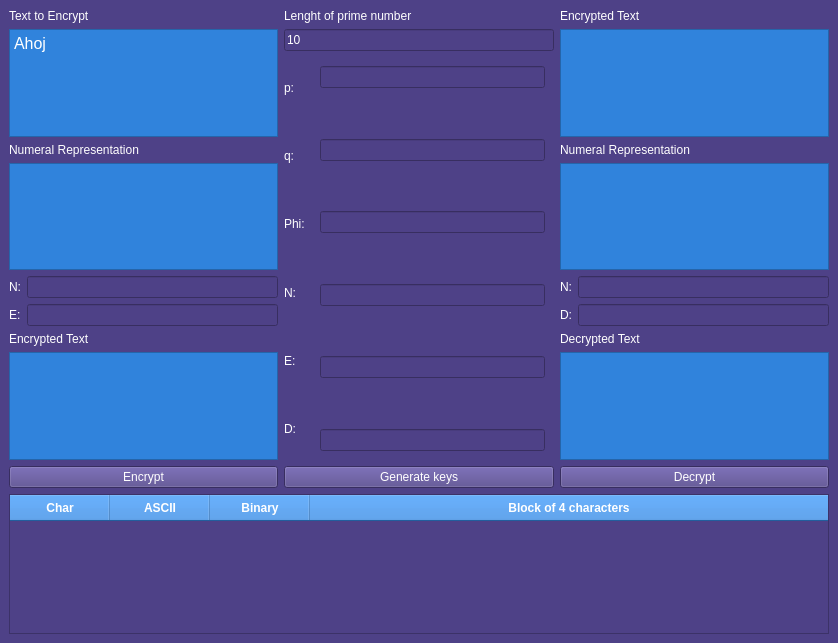
<?xml version="1.0" encoding="UTF-8"?>
<ui version="4.0">
 <class>MainWindow</class>
 <widget class="QMainWindow" name="MainWindow">
  <property name="geometry">
   <rect>
    <x>0</x>
    <y>0</y>
    <width>838</width>
    <height>643</height>
   </rect>
  </property>
  <property name="windowTitle">
   <string>MainWindow</string>
  </property>
  <property name="styleSheet">
   <string notr="true">background-color: rgb(78, 65, 135);
font:87 12pt &quot;Arial Black&quot;;
color: rgb(255, 255, 255);</string>
  </property>
  <widget class="QWidget" name="centralwidget">
   <layout class="QGridLayout" name="gridLayout_2">
    <item row="0" column="0">
     <layout class="QVBoxLayout" name="verticalLayout_2">
      <item>
       <layout class="QHBoxLayout" name="horizontalLayout_5">
        <item>
         <layout class="QVBoxLayout" name="verticalLayout_6">
          <item>
           <widget class="QLabel" name="labelText">
            <property name="maximumSize">
             <size>
              <width>16777215</width>
              <height>28</height>
             </size>
            </property>
            <property name="text">
             <string>Text to Encrypt</string>
            </property>
           </widget>
          </item>
          <item>
           <widget class="QTextEdit" name="textEditTextToEncrypt">
            <property name="maximumSize">
             <size>
              <width>16777215</width>
              <height>125</height>
             </size>
            </property>
            <property name="styleSheet">
             <string notr="true">background-color: rgb(48, 131, 220);
</string>
            </property>
            <property name="html">
             <string>&lt;!DOCTYPE HTML PUBLIC &quot;-//W3C//DTD HTML 4.0//EN&quot; &quot;http://www.w3.org/TR/REC-html40/strict.dtd&quot;&gt;
&lt;html&gt;&lt;head&gt;&lt;meta name=&quot;qrichtext&quot; content=&quot;1&quot; /&gt;&lt;style type=&quot;text/css&quot;&gt;
p, li { white-space: pre-wrap; }
&lt;/style&gt;&lt;/head&gt;&lt;body style=&quot; font-family:'Arial Black'; font-size:12pt; font-weight:80; font-style:normal;&quot;&gt;
&lt;p style=&quot; margin-top:0px; margin-bottom:0px; margin-left:0px; margin-right:0px; -qt-block-indent:0; text-indent:0px;&quot;&gt;Ahoj&lt;/p&gt;
&lt;p style=&quot;-qt-paragraph-type:empty; margin-top:0px; margin-bottom:0px; margin-left:0px; margin-right:0px; -qt-block-indent:0; text-indent:0px;&quot;&gt;&lt;br /&gt;&lt;/p&gt;&lt;/body&gt;&lt;/html&gt;</string>
            </property>
           </widget>
          </item>
          <item>
           <widget class="QLabel" name="labelText_6">
            <property name="text">
             <string>Numeral Representation</string>
            </property>
           </widget>
          </item>
          <item>
           <widget class="QTextEdit" name="textEditNumeralRepresentation">
            <property name="maximumSize">
             <size>
              <width>16777215</width>
              <height>125</height>
             </size>
            </property>
            <property name="styleSheet">
             <string notr="true">background-color: rgb(48, 131, 220);
</string>
            </property>
           </widget>
          </item>
          <item>
           <layout class="QHBoxLayout" name="horizontalLayout_2">
            <item>
             <layout class="QVBoxLayout" name="verticalLayout_5">
              <item>
               <widget class="QLabel" name="labelN_3">
                <property name="text">
                 <string>N:</string>
                </property>
               </widget>
              </item>
              <item>
               <widget class="QLabel" name="labelE_3">
                <property name="text">
                 <string>E:</string>
                </property>
               </widget>
              </item>
             </layout>
            </item>
            <item>
             <layout class="QVBoxLayout" name="verticalLayout_4">
              <item>
               <widget class="QLineEdit" name="lineEditNEncrypt"/>
              </item>
              <item>
               <widget class="QLineEdit" name="lineEditEEncrypt"/>
              </item>
             </layout>
            </item>
           </layout>
          </item>
          <item>
           <widget class="QLabel" name="labelText_3">
            <property name="text">
             <string>Encrypted Text</string>
            </property>
           </widget>
          </item>
          <item>
           <widget class="QTextEdit" name="textEditEncrypted">
            <property name="maximumSize">
             <size>
              <width>16777215</width>
              <height>125</height>
             </size>
            </property>
            <property name="styleSheet">
             <string notr="true">background-color: rgb(48, 131, 220);
</string>
            </property>
           </widget>
          </item>
          <item>
           <widget class="QPushButton" name="pushButtonEncrypt">
            <property name="styleSheet">
             <string notr="true">QPushButton{
background-color: rgb(78, 65, 135);
font:87 12pt &quot;Arial Black&quot;;
color: rgb(255, 255, 255);
}

QPushButton:hover{
background-color: rgb(48, 131, 220);
}

QPushButton:pressed{
background-color: rgb(48, 181, 220);
}
</string>
            </property>
            <property name="text">
             <string>Encrypt</string>
            </property>
           </widget>
          </item>
         </layout>
        </item>
        <item>
         <layout class="QVBoxLayout" name="verticalLayout">
          <item>
           <layout class="QVBoxLayout" name="verticalLayout_3">
            <item>
             <widget class="QLabel" name="labelLenghtOfPrimeNumber">
              <property name="text">
               <string>Lenght of prime number</string>
              </property>
             </widget>
            </item>
            <item>
             <widget class="QLineEdit" name="lineEditLenghtOfPrimeNumber">
              <property name="text">
               <string>10</string>
              </property>
              <property name="maxLength">
               <number>10</number>
              </property>
             </widget>
            </item>
           </layout>
          </item>
          <item>
           <layout class="QHBoxLayout" name="horizontalLayout">
            <item>
             <layout class="QVBoxLayout" name="Jednotky">
              <item>
               <widget class="QLabel" name="labelP">
                <property name="text">
                 <string>p:</string>
                </property>
               </widget>
              </item>
              <item>
               <widget class="QLabel" name="labelQ">
                <property name="text">
                 <string>q:</string>
                </property>
               </widget>
              </item>
              <item>
               <widget class="QLabel" name="labelPhi">
                <property name="text">
                 <string>Phi:</string>
                </property>
               </widget>
              </item>
              <item>
               <widget class="QLabel" name="labelN">
                <property name="text">
                 <string>N:</string>
                </property>
               </widget>
              </item>
              <item>
               <widget class="QLabel" name="labelE">
                <property name="text">
                 <string>E:</string>
                </property>
               </widget>
              </item>
              <item>
               <widget class="QLabel" name="labelD">
                <property name="text">
                 <string>D:</string>
                </property>
               </widget>
              </item>
             </layout>
            </item>
            <item>
             <widget class="QWidget" name="JednotkyLine" native="true">
              <property name="styleSheet">
               <string notr="true">font:87 8pt &quot;Arial Black&quot;;
</string>
              </property>
              <layout class="QGridLayout" name="gridLayout">
               <item row="1" column="0">
                <spacer name="verticalSpacer_4">
                 <property name="orientation">
                  <enum>Qt::Vertical</enum>
                 </property>
                 <property name="sizeHint" stdset="0">
                  <size>
                   <width>20</width>
                   <height>40</height>
                  </size>
                 </property>
                </spacer>
               </item>
               <item row="6" column="0">
                <widget class="QLineEdit" name="lineEditN"/>
               </item>
               <item row="0" column="0">
                <widget class="QLineEdit" name="lineEditP">
                 <property name="minimumSize">
                  <size>
                   <width>0</width>
                   <height>0</height>
                  </size>
                 </property>
                </widget>
               </item>
               <item row="2" column="0">
                <widget class="QLineEdit" name="lineEditQ"/>
               </item>
               <item row="4" column="0">
                <widget class="QLineEdit" name="lineEditPhi"/>
               </item>
               <item row="8" column="0">
                <widget class="QLineEdit" name="lineEditE"/>
               </item>
               <item row="10" column="0">
                <widget class="QLineEdit" name="lineEditD"/>
               </item>
               <item row="3" column="0">
                <spacer name="verticalSpacer_3">
                 <property name="orientation">
                  <enum>Qt::Vertical</enum>
                 </property>
                 <property name="sizeHint" stdset="0">
                  <size>
                   <width>20</width>
                   <height>40</height>
                  </size>
                 </property>
                </spacer>
               </item>
               <item row="9" column="0">
                <spacer name="verticalSpacer">
                 <property name="orientation">
                  <enum>Qt::Vertical</enum>
                 </property>
                 <property name="sizeHint" stdset="0">
                  <size>
                   <width>20</width>
                   <height>40</height>
                  </size>
                 </property>
                </spacer>
               </item>
               <item row="7" column="0">
                <spacer name="verticalSpacer_2">
                 <property name="orientation">
                  <enum>Qt::Vertical</enum>
                 </property>
                 <property name="sizeHint" stdset="0">
                  <size>
                   <width>20</width>
                   <height>40</height>
                  </size>
                 </property>
                </spacer>
               </item>
               <item row="5" column="0">
                <spacer name="verticalSpacer_5">
                 <property name="orientation">
                  <enum>Qt::Vertical</enum>
                 </property>
                 <property name="sizeHint" stdset="0">
                  <size>
                   <width>20</width>
                   <height>40</height>
                  </size>
                 </property>
                </spacer>
               </item>
              </layout>
             </widget>
            </item>
           </layout>
          </item>
          <item>
           <widget class="QPushButton" name="pushButtonGenerateKeys">
            <property name="styleSheet">
             <string notr="true">QPushButton{
background-color: rgb(78, 65, 135);
font:87 12pt &quot;Arial Black&quot;;
color: rgb(255, 255, 255);
}

QPushButton:hover{
background-color: rgb(48, 131, 220);
}

QPushButton:pressed{
background-color: rgb(48, 181, 220);
}
</string>
            </property>
            <property name="text">
             <string>Generate keys</string>
            </property>
           </widget>
          </item>
         </layout>
        </item>
        <item>
         <layout class="QVBoxLayout" name="verticalLayout_9">
          <item>
           <layout class="QHBoxLayout" name="horizontalLayout_3">
            <item>
             <widget class="QLabel" name="labelText_4">
              <property name="maximumSize">
               <size>
                <width>16777215</width>
                <height>28</height>
               </size>
              </property>
              <property name="text">
               <string>Encrypted Text</string>
              </property>
             </widget>
            </item>
           </layout>
          </item>
          <item>
           <widget class="QTextEdit" name="textEditEncrypted_2">
            <property name="maximumSize">
             <size>
              <width>16777215</width>
              <height>125</height>
             </size>
            </property>
            <property name="styleSheet">
             <string notr="true">background-color: rgb(48, 131, 220);
</string>
            </property>
           </widget>
          </item>
          <item>
           <widget class="QLabel" name="labelText_7">
            <property name="text">
             <string>Numeral Representation</string>
            </property>
           </widget>
          </item>
          <item>
           <widget class="QTextEdit" name="textEditNumeralRepresentation_2">
            <property name="maximumSize">
             <size>
              <width>16777215</width>
              <height>125</height>
             </size>
            </property>
            <property name="styleSheet">
             <string notr="true">background-color: rgb(48, 131, 220);
</string>
            </property>
           </widget>
          </item>
          <item>
           <layout class="QHBoxLayout" name="horizontalLayout_4">
            <item>
             <layout class="QVBoxLayout" name="verticalLayout_8">
              <item>
               <widget class="QLabel" name="labelN_4">
                <property name="text">
                 <string>N:</string>
                </property>
               </widget>
              </item>
              <item>
               <widget class="QLabel" name="labelD_3">
                <property name="text">
                 <string>D:</string>
                </property>
               </widget>
              </item>
             </layout>
            </item>
            <item>
             <layout class="QVBoxLayout" name="verticalLayout_7">
              <item>
               <widget class="QLineEdit" name="lineEditNDecrypt"/>
              </item>
              <item>
               <widget class="QLineEdit" name="lineEditDDecrypt"/>
              </item>
             </layout>
            </item>
           </layout>
          </item>
          <item>
           <widget class="QLabel" name="labelText_5">
            <property name="text">
             <string>Decrypted Text</string>
            </property>
           </widget>
          </item>
          <item>
           <widget class="QTextEdit" name="textEditDecrypted">
            <property name="maximumSize">
             <size>
              <width>16777215</width>
              <height>125</height>
             </size>
            </property>
            <property name="styleSheet">
             <string notr="true">background-color: rgb(48, 131, 220);
</string>
            </property>
           </widget>
          </item>
          <item>
           <widget class="QPushButton" name="pushButtonDecrypt">
            <property name="styleSheet">
             <string notr="true">QPushButton{
background-color: rgb(78, 65, 135);
font:87 12pt &quot;Arial Black&quot;;
color: rgb(255, 255, 255);
}

QPushButton:hover{
background-color: rgb(48, 131, 220);
}

QPushButton:pressed{
background-color: rgb(48, 181, 220);
}
</string>
            </property>
            <property name="text">
             <string>Decrypt</string>
            </property>
           </widget>
          </item>
         </layout>
        </item>
       </layout>
      </item>
      <item>
       <widget class="QTableWidget" name="tableWidget">
        <property name="styleSheet">
         <string notr="true">QHeaderView::section {
background-color: rgb(48, 131, 220);
    color: white; 
    font-weight: bold;
}
QHeaderView::section:horizontal {
	height: 18px

}
QHeaderView::section {
padding: 4px;
}
QTableWidget{
font:87 12pt &quot;Arial Black&quot;;
}</string>
        </property>
        <property name="editTriggers">
         <set>QAbstractItemView::NoEditTriggers</set>
        </property>
        <attribute name="horizontalHeaderStretchLastSection">
         <bool>true</bool>
        </attribute>
        <column>
         <property name="text">
          <string>Char</string>
         </property>
        </column>
        <column>
         <property name="text">
          <string>ASCII</string>
         </property>
        </column>
        <column>
         <property name="text">
          <string>Binary</string>
         </property>
        </column>
        <column>
         <property name="text">
          <string>Block of 4 characters</string>
         </property>
        </column>
       </widget>
      </item>
     </layout>
    </item>
   </layout>
  </widget>
 </widget>
 <resources/>
 <connections/>
</ui>
